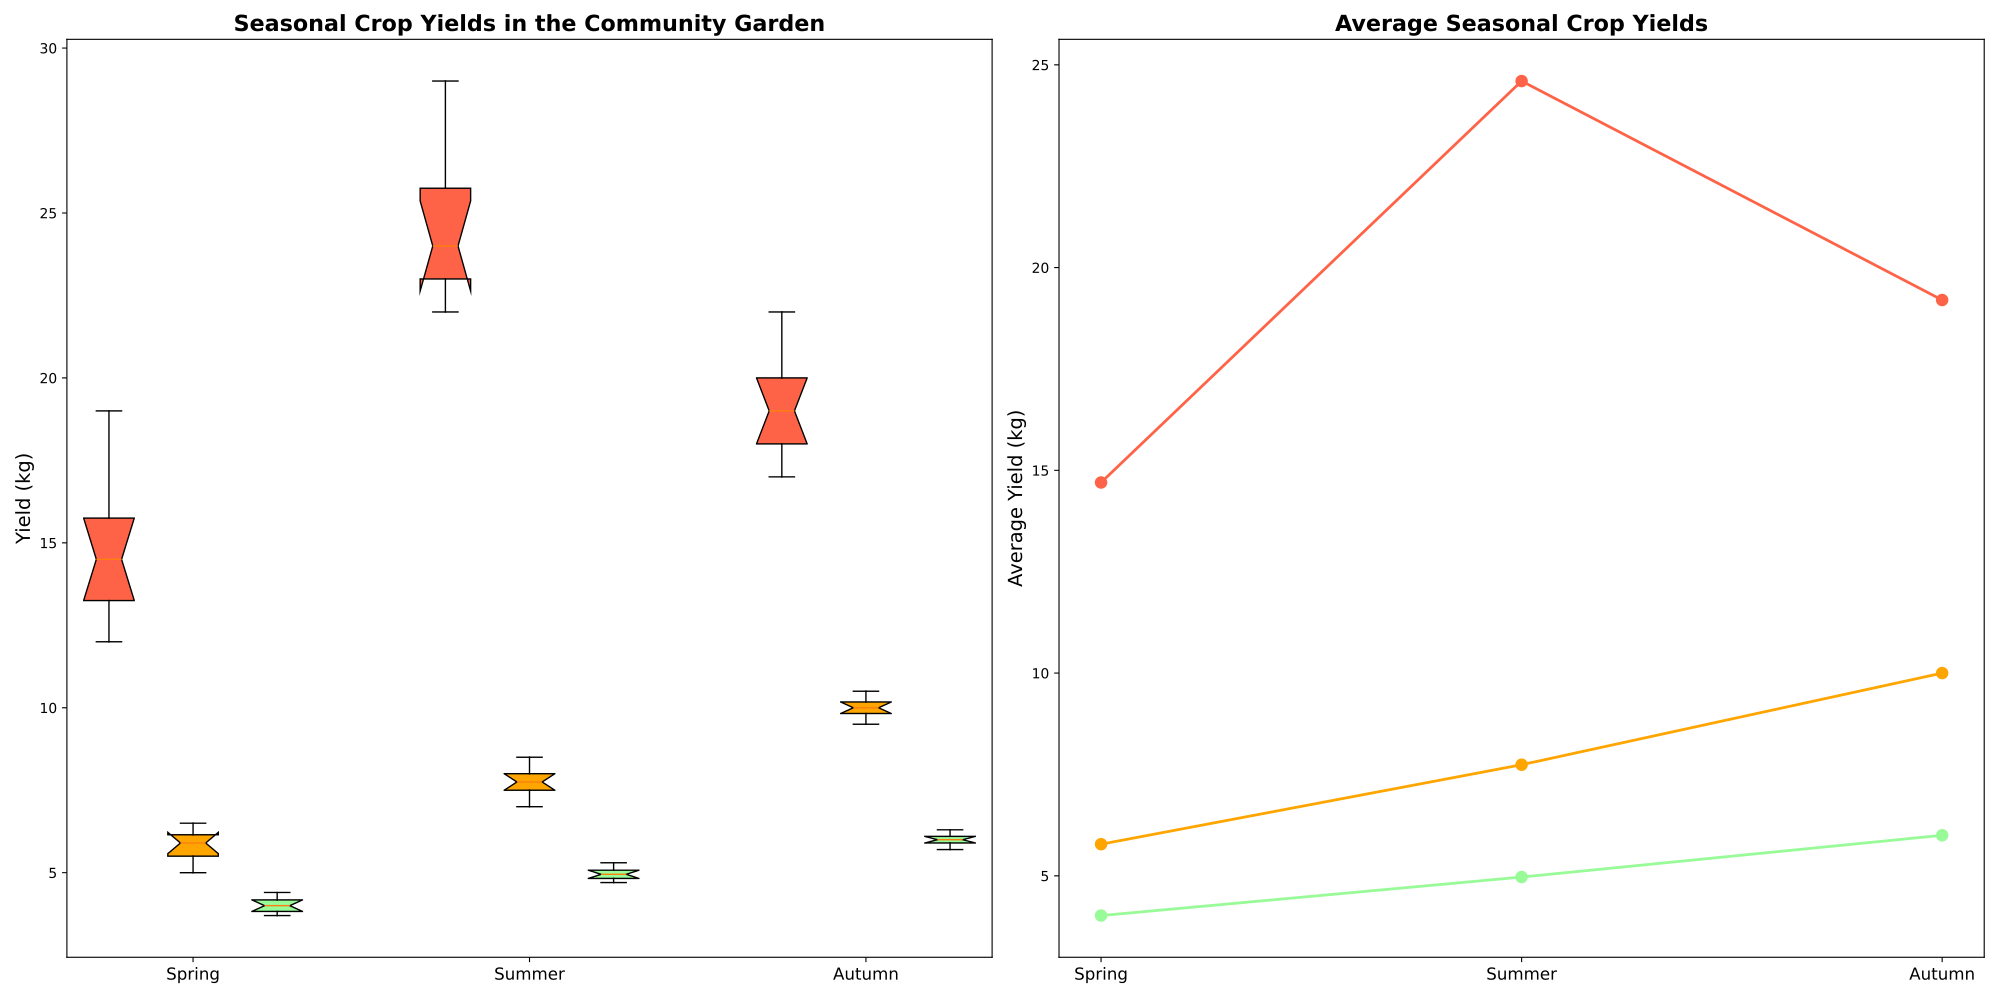

The Python source for this figure:
import matplotlib.pyplot as plt
import numpy as np

# Data for crop yields (in kg) over three seasons: spring, summer, and autumn
tomato_yields = [
    [13, 14, 12, 15, 16, 15, 12, 17, 19, 14],  # Spring (shuffled)
    [24, 23, 22, 26, 25, 23, 29, 22, 28, 24],  # Summer (shuffled)
    [19, 18, 18, 20, 21, 17, 22, 20, 18, 19]   # Autumn (shuffled)
]

carrot_yields = [
    [6.5, 6, 5, 5.5, 6, 5.8, 5, 6.2, 6.3, 5.5],  # Spring (shuffled)
    [7.7, 7.5, 8, 7.2, 8.5, 8, 7, 7.8, 8.2, 7.5],  # Summer (shuffled)
    [10.3, 9.8, 10, 9.5, 10.1, 10.2, 10, 10.5, 9.7, 9.9] # Autumn (shuffled)
]

lettuce_yields = [
    [4.2, 4.1, 3.9, 4.3, 3.8, 4.4, 4, 4, 3.7, 3.8],  # Spring (shuffled)
    [4.8, 5.2, 5.3, 4.9, 5.1, 4.8, 5, 4.9, 5, 4.7],  # Summer (shuffled)
    [6.2, 6, 5.8, 6.3, 5.9, 6.1, 5.9, 6, 6.1, 5.7]   # Autumn (shuffled)
]

seasonal_averages = {
    'Spring': [
        np.mean(tomato_yields[0]), 
        np.mean(carrot_yields[0]), 
        np.mean(lettuce_yields[0])
    ],
    'Summer': [
        np.mean(tomato_yields[1]), 
        np.mean(carrot_yields[1]), 
        np.mean(lettuce_yields[1])
    ],
    'Autumn': [
        np.mean(tomato_yields[2]), 
        np.mean(carrot_yields[2]), 
        np.mean(lettuce_yields[2])
    ]
}

data = [tomato_yields, carrot_yields, lettuce_yields]
seasons = ["Spring", "Summer", "Autumn"]
crops = ["Tomatoes", "Carrots", "Lettuce"]
fig, axes = plt.subplots(1, 2, figsize=(20, 10))
positions = np.array(range(len(seasons))) * 4
colors = ['#FF6347', '#FFA500', '#98FB98']

for i, yields in enumerate(data):
    pos = positions + i
    bp = axes[0].boxplot(yields, positions=pos, widths=0.6, patch_artist=True, notch=True)
    for patch, color in zip(bp['boxes'], [colors[i]] * len(seasons)):
        patch.set_facecolor(color)

axes[0].set_xticks(positions + 1)
axes[0].set_xticklabels(seasons, fontsize=12)
axes[0].set_title("Seasonal Crop Yields in the Community Garden", fontsize=16, fontweight='bold')
axes[0].set_ylabel("Yield (kg)", fontsize=14)

x_pos = np.arange(len(seasons))
average_values = [
    [season[0] for season in seasonal_averages.values()],
    [season[1] for season in seasonal_averages.values()],
    [season[2] for season in seasonal_averages.values()]
]

for i, crop in enumerate(crops):
    axes[1].plot(x_pos, average_values[i], marker='o', linestyle='-', linewidth=2, markersize=8, color=colors[i])

axes[1].set_xticks(x_pos)
axes[1].set_xticklabels(seasons, fontsize=12)
axes[1].set_title("Average Seasonal Crop Yields", fontsize=16, fontweight='bold')
axes[1].set_ylabel("Average Yield (kg)", fontsize=14)

plt.tight_layout()
plt.show()
